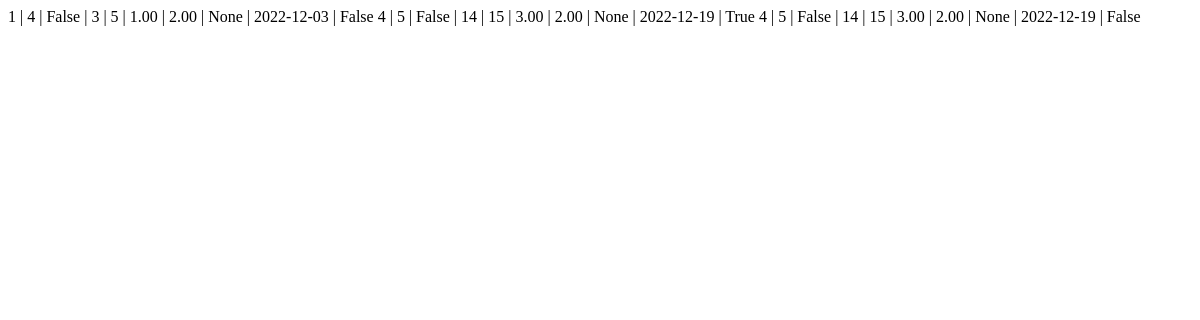
The app's page /list_tables, older data.
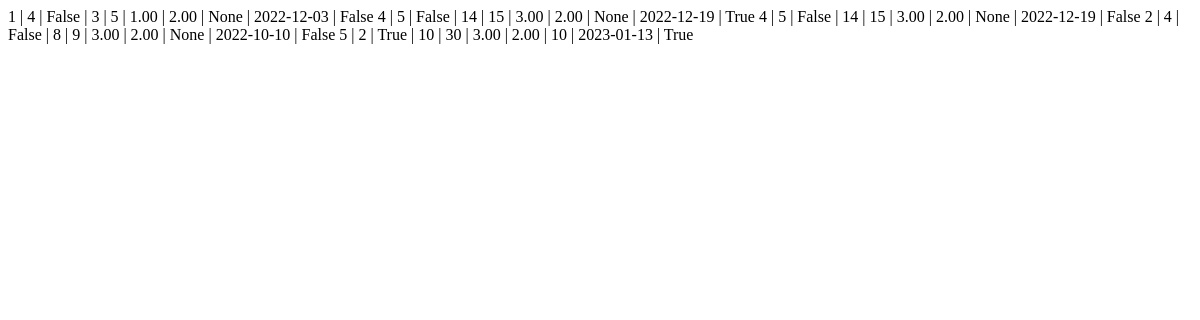
The same page, newer data.
### Site/models.py (models this page shows)
class Table(models.Model):
    number = models.IntegerField()
    num_seats = models.IntegerField()
    shape = models.BooleanField()
    x_coord = models.IntegerField()
    y_coord = models.IntegerField()
    width = models.DecimalField(max_digits=3, decimal_places=2)
    high = models.DecimalField(max_digits=3, decimal_places=2)
    radius = models.IntegerField(null=True, blank=True)
    date = models.DateField()
    booking = models.BooleanField(default=False)
    def __str__(self):
        return f'{self.number} | {self.num_seats} | {self.shape} | {self.x_coord} | {self.y_coord} | {self.width} | {self.high} | {self.radius} | {self.date} | {self.booking} '

### Site/views.py (the view)
# urls.py: path('list_tables', ListTablesView.as_view(), name = 'list_tables'),
class ListTablesView(ListView):
    model = Table
    template_name = 'list_tables.html'
    success_url = reverse_lazy('index')
    def get_queryset(self):
        return self.model.objects.all()

### templates/list_tables.html
{% block content %}
{% for table in table_list %}
    {{ table }}
{% endfor %}
{% endblock %}

Row changes from the older to the newer data that the page shows:
added Table: number+num_seats+shape "2 | 4 | False | 8 | 9 | 3.00 | 2.00 | None | 2022-10-10 | False"
added Table: number+num_seats+shape "5 | 2 | True | 10 | 30 | 3.00 | 2.00 | 10 | 2023-01-13 | True"
